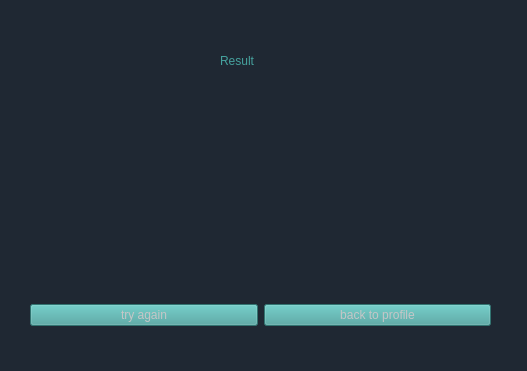
<?xml version="1.0" encoding="UTF-8"?>
<ui version="4.0">
 <class>Result</class>
 <widget class="QWidget" name="Result">
  <property name="geometry">
   <rect>
    <x>0</x>
    <y>0</y>
    <width>527</width>
    <height>371</height>
   </rect>
  </property>
  <property name="windowTitle">
   <string>Result</string>
  </property>
  <property name="styleSheet">
   <string notr="true">background-color: rgb(31, 40, 51);</string>
  </property>
  <widget class="QWidget" name="verticalLayoutWidget">
   <property name="geometry">
    <rect>
     <x>30</x>
     <y>110</y>
     <width>461</width>
     <height>161</height>
    </rect>
   </property>
   <layout class="QVBoxLayout" name="verticalLayout">
    <item>
     <widget class="QLabel" name="label_2">
      <property name="styleSheet">
       <string notr="true">font: 75 12pt &quot;Trebuchet MS&quot;;
color: rgb(197, 198, 199);
</string>
      </property>
      <property name="text">
       <string/>
      </property>
     </widget>
    </item>
    <item>
     <widget class="QLabel" name="label_3">
      <property name="styleSheet">
       <string notr="true">font: 75 12pt &quot;Trebuchet MS&quot;;
color: rgb(197, 198, 199);
</string>
      </property>
      <property name="text">
       <string/>
      </property>
     </widget>
    </item>
    <item>
     <widget class="QLabel" name="label_4">
      <property name="styleSheet">
       <string notr="true">font: 75 12pt &quot;Trebuchet MS&quot;;
color: rgb(197, 198, 199);
</string>
      </property>
      <property name="text">
       <string/>
      </property>
     </widget>
    </item>
    <item>
     <widget class="QLabel" name="label_5">
      <property name="styleSheet">
       <string notr="true">font: 75 12pt &quot;Trebuchet MS&quot;;
color: rgb(197, 198, 199);
</string>
      </property>
      <property name="text">
       <string/>
      </property>
     </widget>
    </item>
   </layout>
  </widget>
  <widget class="QLabel" name="label">
   <property name="geometry">
    <rect>
     <x>220</x>
     <y>40</y>
     <width>71</width>
     <height>41</height>
    </rect>
   </property>
   <property name="styleSheet">
    <string notr="true">color: rgb(69, 162, 158);
font: 75 12pt &quot;Terminal&quot;;</string>
   </property>
   <property name="text">
    <string>Result</string>
   </property>
  </widget>
  <widget class="QWidget" name="horizontalLayoutWidget">
   <property name="geometry">
    <rect>
     <x>30</x>
     <y>290</y>
     <width>461</width>
     <height>51</height>
    </rect>
   </property>
   <layout class="QHBoxLayout" name="horizontalLayout">
    <item>
     <widget class="QPushButton" name="pushButton">
      <property name="styleSheet">
       <string notr="true">color: rgb(197, 198, 199);
background-color: rgb(69, 162, 158);
font: 75 9pt &quot;Terminal&quot;;</string>
      </property>
      <property name="text">
       <string>try again</string>
      </property>
     </widget>
    </item>
    <item>
     <widget class="QPushButton" name="pushButton_2">
      <property name="styleSheet">
       <string notr="true">color: rgb(197, 198, 199);
background-color: rgb(69, 162, 158);
font: 75 9pt &quot;Terminal&quot;;</string>
      </property>
      <property name="text">
       <string>back to profile</string>
      </property>
     </widget>
    </item>
   </layout>
  </widget>
 </widget>
 <resources/>
 <connections/>
</ui>
